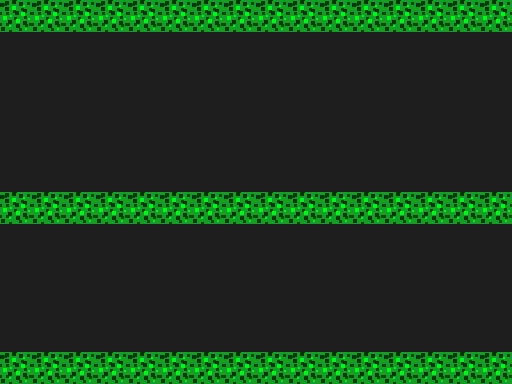

Below is a game level as drawn by its tile map, then a one-line description and the .tmx file that defines it, in full:
An orthogonal 16x12 tile map with 32x32 px tiles, 1 tile layer (Tile Layer 1).

<map version="1.2" tiledversion="1.3.1" orientation="orthogonal" renderorder="left-up" compressionlevel="-1" width="16" height="12" tilewidth="32" tileheight="32" infinite="0" nextlayerid="2" nextobjectid="1">
 <tileset firstgid="1" source="map_objects.tsx" />
 <layer id="1" name="Tile Layer 1" width="16" height="12">
  <data encoding="csv">
1,1,1,1,1,1,1,1,1,1,1,1,1,1,1,1,
3,3,3,3,3,3,3,3,3,3,3,3,3,3,3,3,
3,3,3,3,3,3,3,3,3,3,3,3,3,3,3,3,
3,3,3,3,3,3,3,3,3,3,3,3,3,3,3,3,
3,3,3,3,3,3,3,3,3,3,3,3,3,3,3,3,
3,3,3,3,3,3,3,3,3,3,3,3,3,3,3,3,
1,1,1,1,1,1,1,1,1,1,1,1,1,1,1,1,
3,3,3,3,3,3,3,3,3,3,3,3,3,3,3,3,
3,3,3,3,3,3,3,3,3,3,3,3,3,3,3,3,
3,3,3,3,3,3,3,3,3,3,3,3,3,3,3,3,
3,3,3,3,3,3,3,3,3,3,3,3,3,3,3,3,
1,1,1,1,1,1,1,1,1,1,1,1,1,1,1,1
</data>
 </layer>
</map>